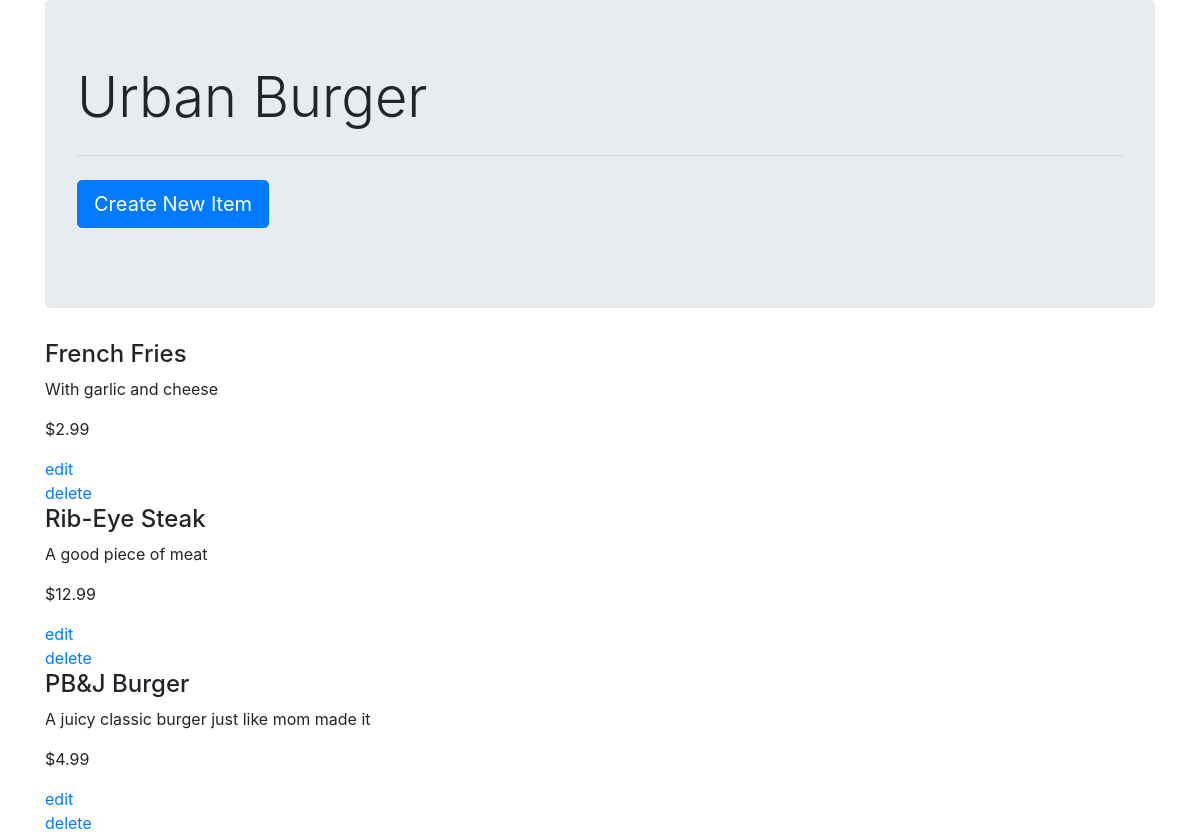
Page /restaurant/1/ on the committed database.
### database_setup.py (models this page shows, shortened)
class Restaurant(Base):
    __tablename__ = 'restaurant'
    id = Column(Integer, primary_key=True)
    name = Column(String(250), nullable=False)

class MenuItem(Base):
    __tablename__ = 'menu_item'
    name = Column(String(80), nullable=False)
    id = Column(Integer, primary_key=True)
    description = Column(String(250))
    price = Column(String(8))
    course = Column(String(250))
    restaurant_id = Column(Integer, ForeignKey('restaurant.id'))
    restaurant = relationship(Restaurant)

### project.py (the view)
@app.route('/')
@app.route('/restaurant/<int:restaurant_id>/')
def restaurantMenu(restaurant_id):
    restaurant = session.query(Restaurant).filter_by(id=restaurant_id).one()
    items = session.query(MenuItem).filter_by(restaurant_id=restaurant.id)
    return render_template('menu.html', restaurant=restaurant, items=items)

### templates/menu.html (shortened to what this page needs)
<!doctype html>
<html lang="en">
<head>
    <link rel="stylesheet" href="https://maxcdn.bootstrapcdn.com/bootstrap/4.0.0/css/bootstrap.min.css"
>
</head>
<body>
    <div class="container">
        <div class="jumbotron">
            <h1 class="display-4">{{restaurant.name}}</h1>
            <hr class="my-4">
            <p class="lead">
                <a class="btn btn-primary btn-lg" href="{{url_for('newMenuItem',restaurant_id=restaurant.id)}}" role="button">Create New Item</a>
            </p>
        </div>
        {% for item in items %}
        <div>
            <h4>{{item.name}}</h4>
            <p>{{item.description}}</p>
            <p>{{item.price}}</p>
            <a href="{{url_for('editMenuItem',
                        restaurant_id=restaurant.id,menu_id=item.id)}}">edit</a>
            <br>
            <a href="{{url_for('deleteMenuItem',
                        restaurant_id=restaurant.id, menu_id=item.id)}}">delete</a>
        </div>
        {% endfor %}
    </div>
</body>
</html>

### rows in the picture
Restaurant: name "Urban Burger"
MenuItem: name "French Fries", description "With garlic and cheese", price "$2.99"
MenuItem: name "Rib-Eye Steak", description "A good piece of meat", price "$12.99"
MenuItem: name "PB&J Burger", description "A juicy classic burger just like mom made it", price "$4.99"
